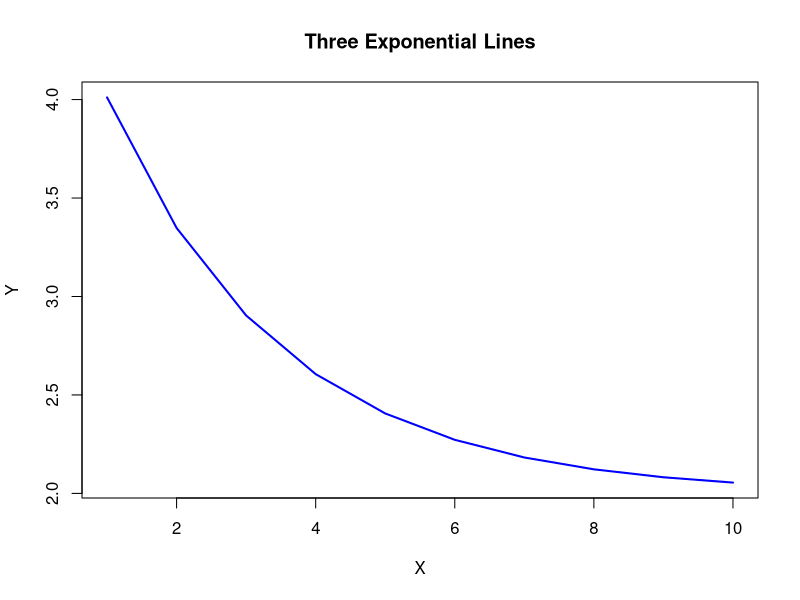
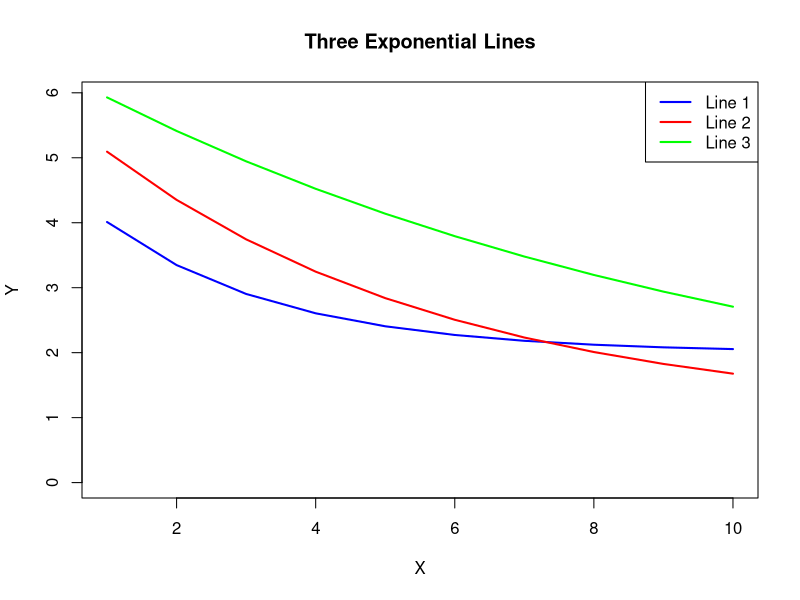
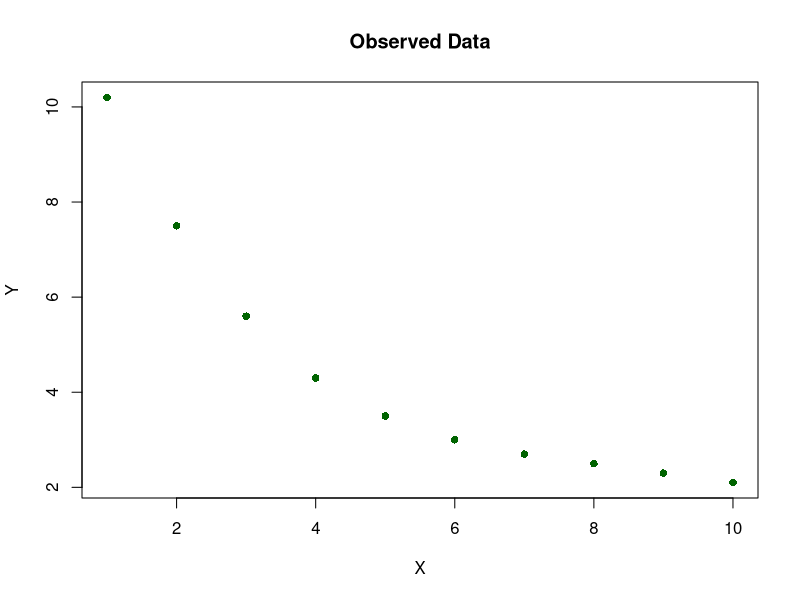
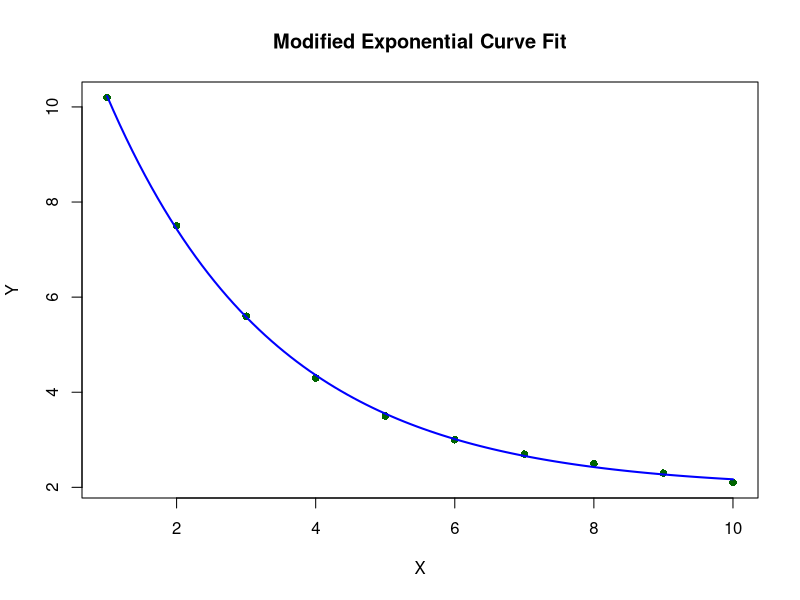
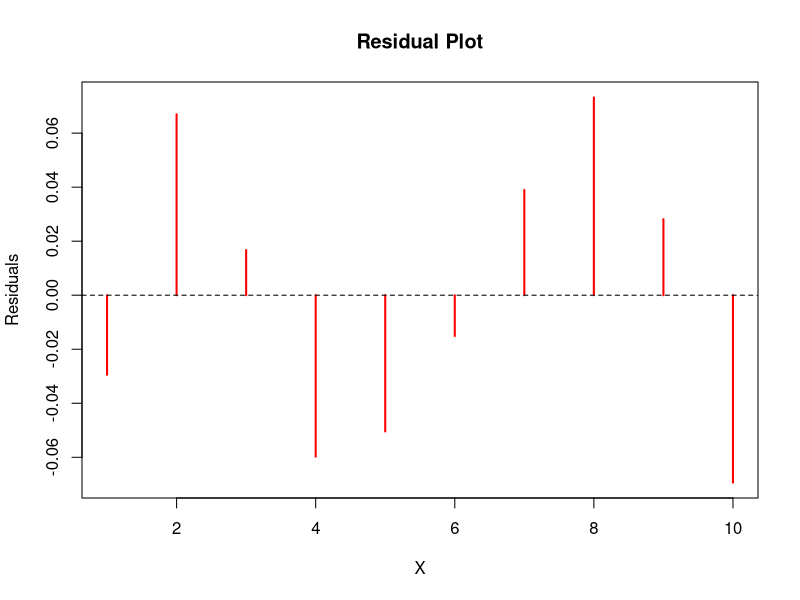
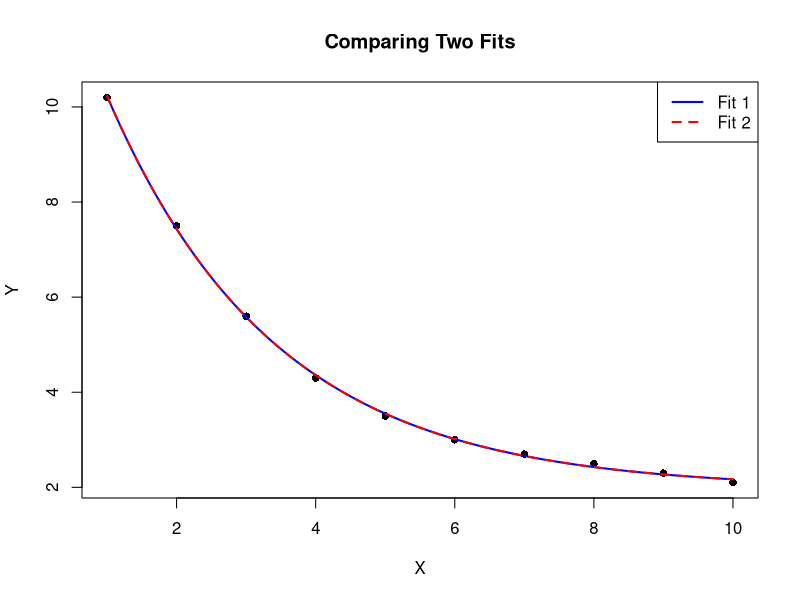
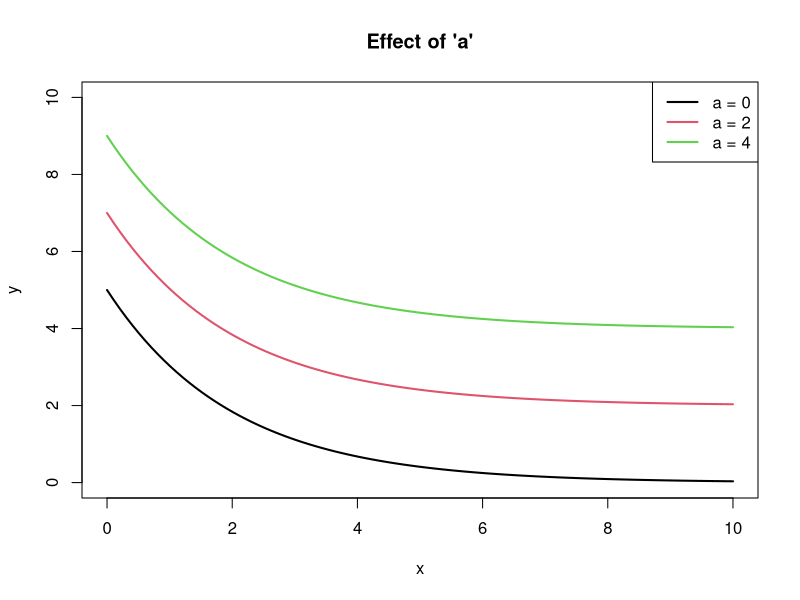
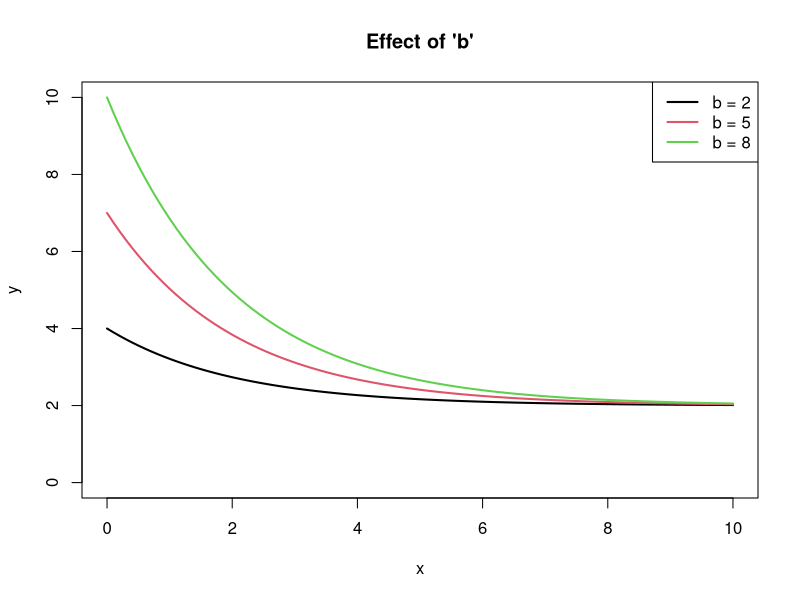

Reproduce these figures in R, in order.
cat("Q.1 Plot single modified exponential curve")
# Sample data
x <- 1:10
y <- 2 + 3 * exp(-0.4 * x)

# Base plot with first line
plot(x, y, type = "l", col = "blue", lwd = 2,
     xlab = "X", ylab = "Y", main = "Three Exponential Lines")


cat("Q.2 Plot 3 modified exponential curve in single plot")
# Sample data
x <- 1:10
y1 <- 2 + 3 * exp(-0.4 * x)
y2 <- 1 + 5 * exp(-0.2 * x)
y3 <- 0.5 + 6 * exp(-0.1 * x)

# Base plot with first line
plot(x, y1, type = "l", col = "blue", lwd = 2, ylim = c(0, max(y1, y2, y3)),
     xlab = "X", ylab = "Y", main = "Three Exponential Lines")

# Add second line
lines(x, y2, col = "red", lwd = 2)

# Add third line
lines(x, y3, col = "green", lwd = 2)

# Add legend
legend("topright", legend = c("Line 1", "Line 2", "Line 3"),
       col = c("blue", "red", "green"), lwd = 2)


cat("Q.3 Fit modified exponential curve model and plot residuals")
# --------------------------------------
# Step 1: Simulate Sample Data
# --------------------------------------
x <- 1:10
y <- c(10.2, 7.5, 5.6, 4.3, 3.5, 3.0, 2.7, 2.5, 2.3, 2.1)

# --------------------------------------
# Step 2: Scatter Plot the Data
# --------------------------------------
plot(x, y, main = "Observed Data",
     xlab = "X", ylab = "Y", pch = 16, col = "darkgreen") 



# --------------------------------------
# Step 3: Fit Modified Exponential Model: y = a + b * exp(c * x)
# --------------------------------------
model <- nls(y ~ a + b * exp(c * x),
             start = list(a = 2, b = 8, c = -0.5))

# --------------------------------------
# Step 4: View Model Summary
# --------------------------------------
summary(model)


# --------------------------------------
# Step 5: Plot Fitted Curve with Data
# --------------------------------------
# Create smooth x values for curve
x_new <- seq(min(x), max(x), length.out = 100)
y_pred <- predict(model, newdata = data.frame(x = x_new))

# Plot data
plot(x, y, pch = 16, col = "darkgreen", xlab = "X", ylab = "Y",
     main = "Modified Exponential Curve Fit")

# Add fitted curve
lines(x_new, y_pred, col = "blue", lwd = 2)



# --------------------------------------
# Step 6: Add Fitted Values to Original Data
# --------------------------------------
fitted_vals <- fitted(model)
data.frame(x = x, y = y, fitted = round(fitted_vals, 2))




# --------------------------------------
# Step 7: Plot Residuals (Observed - Fitted)
# --------------------------------------
residuals <- resid(model)
plot(x, residuals, type = "h", col = "red", lwd = 2,
     main = "Residual Plot", xlab = "X", ylab = "Residuals")
abline(h = 0, col = "black", lty = 2)



# --------------------------------------
# Step 8: Plot Multiple Fits (Optional)
# --------------------------------------
# Fit another model with different starting values (just for comparison)
model2 <- nls(y ~ a + b * exp(c * x),
              start = list(a = 2.5, b = 7, c = -0.3))

y_pred2 <- predict(model2, newdata = data.frame(x = x_new))

# Plot both fits
plot(x, y, pch = 16, col = "black", main = "Comparing Two Fits",
     xlab = "X", ylab = "Y")
lines(x_new, y_pred, col = "blue", lwd = 2)     # Original fit
lines(x_new, y_pred2, col = "red", lwd = 2, lty = 2)  # Second fit
legend("topright", legend = c("Fit 1", "Fit 2"),
       col = c("blue", "red"), lty = c(1, 2), lwd = 2)

# --------------------------------------
# Step 9: Interpret Parameters
# --------------------------------------
cat("Estimated coefficients:\n")
print(coef(model))
cat("\nParameter meanings:\n")
cat("a: Asymptote (value as x → ∞)\n")
cat("b: Starting scale (value added to a at x = 0)\n")
cat("c: Rate of decay/growth (negative = decay, positive = growth)\n")

cat("Q. 4 Plot effects of changing a, b and c parameters in modified exponential curve")



# Common x values
x <- seq(0, 10, length.out = 100)

# -----------------------------
# 1. Effect of changing `a`
# -----------------------------
a_vals <- c(0, 2, 4)
b <- 5
c <- -0.5
plot(x, rep(NA, length(x)), type = "n", ylim = c(0, 10), main = "Effect of 'a'",
     xlab = "x", ylab = "y")
for (a in a_vals) {
  y <- a + b * exp(c * x)
  lines(x, y, lwd = 2, col = which(a_vals == a))
}
legend("topright", legend = paste("a =", a_vals), col = 1:3, lwd = 2)





x <- seq(0, 10, length.out = 100)

# -----------------------------
# 2. Effect of changing `b`
# -----------------------------
b_vals <- c(2, 5, 8)
a <- 2
c <- -0.5
plot(x, rep(NA, length(x)), type = "n", ylim = c(0, 10), main = "Effect of 'b'",
     xlab = "x", ylab = "y")
for (b in b_vals) {
  y <- a + b * exp(c * x)
  lines(x, y, lwd = 2, col = which(b_vals == b))
}
legend("topright", legend = paste("b =", b_vals), col = 1:3, lwd = 2)



x <- seq(0, 10, length.out = 100)

# -----------------------------
# 3. Effect of changing `c`
# -----------------------------
c_vals <- c(-1, -0.5, -0.1)
a <- 2
b <- 5
plot(x, rep(NA, length(x)), type = "n", ylim = c(0, 10), main = "Effect of 'c'",
     xlab = "x", ylab = "y")
for (c in c_vals) {
  y <- a + b * exp(c * x)
  lines(x, y, lwd = 2, col = which(c_vals == c))
}
legend("topright", legend = paste("c =", c_vals), col = 1:3, lwd = 2)


cat("Q.5 Plot different types of exponential curves in 2*2 matrix
1. Exponential Growth
2. Exponential Decay
3. Negative Exponential Growth
4. Negative Exponential Decay")

# Set plotting area: 2 rows x 2 columns , mfrow = multi-frame row-wises
par(mfrow = c(2, 2))

# Common x values
x <- seq(0, 10, length.out = 100)

# -------------------------------
# 1. Exponential Growth (Convex Up)
a <- 0; b <- 2; c <- 0.5
y <- a + b * exp(c * x)
plot(x, y, type = "l", col = "blue", lwd = 2,
     main = "Exponential Growth (Convex ↑)", ylab = "y", xlab = "x")

# -------------------------------
# 2. Exponential Decay (Concave Down)
a <- 0; b <- 2; c <- -0.5
y <- a + b * exp(c * x)
plot(x, y, type = "l", col = "red", lwd = 2,
     main = "Exponential Decay (Concave ↓)", ylab = "y", xlab = "x")

# -------------------------------
# 5. Negative Exponential Growth (Concave Up)
a <- 5; b <- -3; c <- -0.5
y <- a + b * exp(c * x)
plot(x, y, type = "l", col = "purple", lwd = 2,
     main = "Neg. Exp. Growth (Concave ↑)", ylab = "y", xlab = "x")

# -------------------------------
# 6. Negative Exponential Decay (Convex Down)
a <- 5; b <- -3; c <- 0.5
y <- a + b * exp(c * x)
plot(x, y, type = "l", col = "brown", lwd = 2,
     main = "Neg. Exp. Decay (Convex ↓)", ylab = "y", xlab = "x")

cat("Q.6 Plot all 4 types of modifed exponential curve in single plot")

curve(0 + 1 * exp(0.5 * x), from=0, to=5, col="blue", lwd=2, ylab="y", main="Different Exponential Curves", ylim=c(-2, 4))
curve(0 + 1 * exp(-0.5 * x), add=TRUE, col="red", lwd=2)
curve(2 - 1 * exp(0.5 * x), add=TRUE, col="darkgreen", lwd=2)
curve(2 - 1 * exp(-0.5 * x), add=TRUE, col="orange", lwd=2)
legend("topright", legend=c("Exp Growth", "Exp Decay", "Neg Exp Growth", "Neg Exp Decay"),
       col=c("blue", "red", "darkgreen", "orange"), lwd=2)

cat("Extra Q.")

# Load required library
library(ggplot2)

# 1. Sample data
set.seed(123)
x <- 1:10
y <- 10 + 5 * exp(0.3 * x) + rnorm(10, 0, 5)  # true model: a + b*e^(c*x)
df <- data.frame(x = x, y = y)

# 2. Fit Model 1: y = a + b * exp(c * x)
fit_exp <- nls(y ~ a + b * exp(c * x), data = df,
               start = list(a = 10, b = 5, c = 0.3))
summary(fit_exp)


# 3. Fit Model 2: y = a + b * c^x
fit_pow <- nls(y ~ a + b * c^x, data = df,
               start = list(a = 10, b = 5, c = 1.3))
summary(fit_pow)



# 4. Create predictions for a smooth curve
x_seq <- seq(min(x), max(x), length.out = 100)
pred_df <- data.frame(
  x = x_seq,
  y_exp = predict(fit_exp, newdata = data.frame(x = x_seq)),
  y_pow = predict(fit_pow, newdata = data.frame(x = x_seq))
)

# 5. Plot
ggplot(df, aes(x, y)) +
  geom_point(size = 2, color = "black") +
  geom_line(data = pred_df, aes(x, y_exp), color = "blue", size = 0.5, linetype = "solid") +
  geom_line(data = pred_df, aes(x, y_pow), color = "red", size = 1.2, linetype = "dashed") +
  labs(title = "Modified Exponential Curve Fitting",
       subtitle = "Blue: y = a + b * exp(c * x) | Red Dashed: y = a + b * c^x",
       x = "x", y = "y") +
  theme_minimal()






cat ("Question - 
  
  How R calculates a,b and c parameters in modified exponential.

Other than plot function how we can draw same graphs in R.

What if we start with different stating points are we going to get same model parameters at the end.

")



